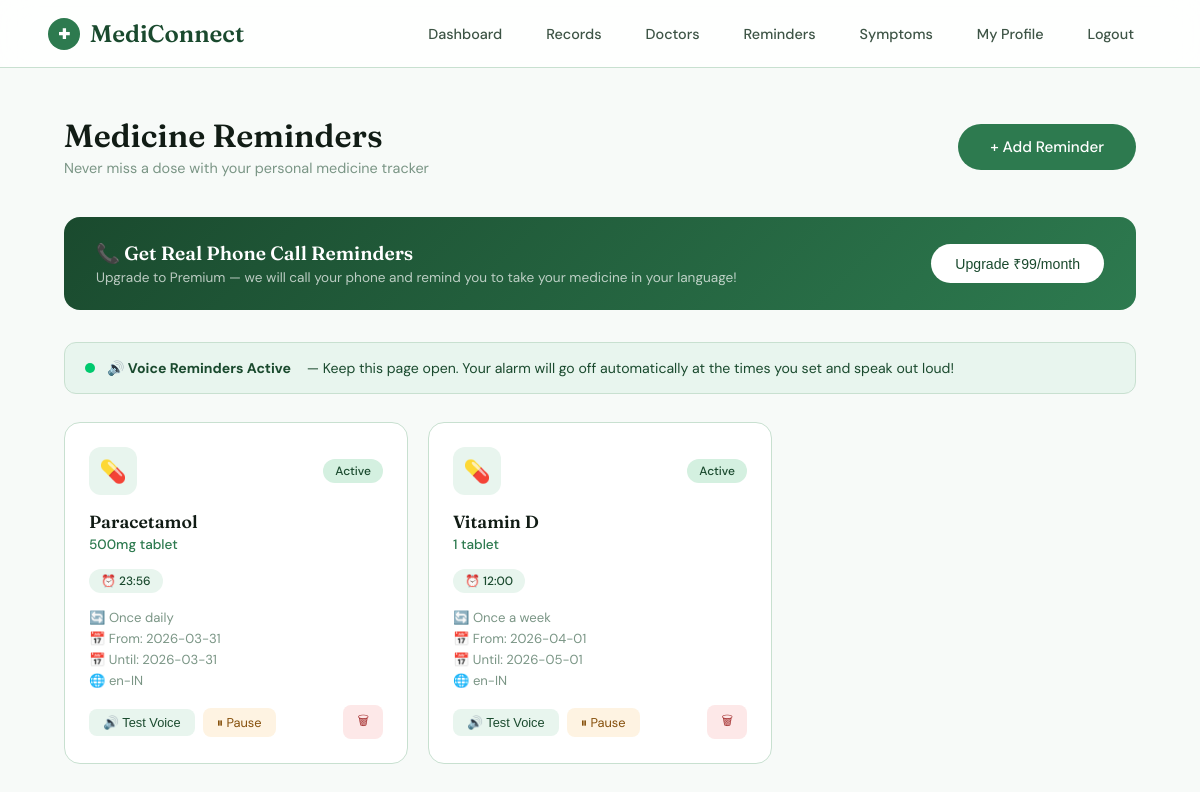
The page /reminders (signed in) on the database its author committed.
### mediconnect/app.py (models this page shows)
class MedicineReminder(db.Model):
    id = db.Column(db.Integer, primary_key=True)
    user_id = db.Column(db.Integer, db.ForeignKey("user.id"), nullable=False)
    medicine_name = db.Column(db.String(200), nullable=False)
    dosage = db.Column(db.String(100), nullable=False)
    frequency = db.Column(db.String(100), nullable=False)
    reminder_times = db.Column(db.String(500), nullable=False)
    language = db.Column(db.String(20), default="te-IN")
    start_date = db.Column(db.String(50), nullable=False)
    end_date = db.Column(db.String(50))
    notes = db.Column(db.Text)
    is_active = db.Column(db.Boolean, default=True)
    created_at = db.Column(db.DateTime, default=datetime.utcnow)

### mediconnect/app.py (the view)
@app.route("/reminders")
def reminders():
    logged_in = "user_id" in session and session.get("role") == "patient"
    all_reminders = []
    if logged_in:
        all_reminders = (MedicineReminder.query
                         .filter_by(user_id=session["user_id"])
                         .order_by(MedicineReminder.created_at.desc())
                         .all())
    return render_template("reminders.html", reminders=all_reminders, logged_in=logged_in)

### mediconnect/templates/reminders.html (shortened to what this page needs)
{% extends "base.html" %}
{% block content %}
<div class="reminders-page">
  <div class="page-header">
    <div>
      <h1>Medicine Reminders</h1>
      <p>Never miss a dose with your personal medicine tracker</p>
    </div>
    {% if logged_in %}
      <a href="/reminders/add" class="btn btn-primary">+ Add Reminder</a>
    {% else %}
      <a href="/login" class="btn btn-outline">Login to view reminders</a>
    {% endif %}
  </div>
  {% if logged_in %}
    <div class="premium-banner">
      <div>
        <h3>📞 Get Real Phone Call Reminders</h3>
        <p>Upgrade to Premium — we will call your phone and remind you to take your medicine in your language!</p>
      </div>
      <button class="btn-premium" onclick="showPremiumPopup()">Upgrade ₹99/month</button>
    </div>
    <div class="voice-status">
      <div class="voice-dot"></div>
      <strong>🔊 Voice Reminders Active</strong> &nbsp;— Keep this page open. Your alarm will go off automatically at the times you set and speak out loud!
    </div>
    {% if reminders %}
      <div class="reminders-grid">
        {% for reminder in reminders %}
          <div class="reminder-card {% if not reminder.is_active %}inactive{% endif %}">
            <div class="reminder-top">
              <div class="medicine-icon">💊</div>
              <span class="active-badge {% if reminder.is_active %}active{% else %}inactive{% endif %}">
                {% if reminder.is_active %}Active{% else %}Paused{% endif %}
              </span>
            </div>
            <div class="medicine-name">{{ reminder.medicine_name }}</div>
            <div class="medicine-dosage">{{ reminder.dosage }}</div>
            <div class="reminder-times">
              {% for t in reminder.reminder_times.split(',') %}
                <span class="time-pill">⏰ {{ t.strip() }}</span>
              {% endfor %}
            </div>
            <div class="reminder-meta">
              <span>🔄 {{ reminder.frequency }}</span>
              <span>📅 From: {{ reminder.start_date }}</span>
              {% if reminder.end_date %}<span>📅 Until: {{ reminder.end_date }}</span>{% endif %}
              <span>🌐 {{ reminder.language }}</span>
            </div>
            <div class="reminder-footer">
              <button class="btn-speak" onclick="speakNow('{{ reminder.medicine_name }}', '{{ reminder.dosage }}', '{{ reminder.language }}')">🔊 Test Voice</button>
              {% if reminder.is_active %}
                <a href="/reminders/toggle/{{ reminder.id }}" class="btn-toggle-on">⏸ Pause</a>
              {% else %}
                <a href="/reminders/toggle/{{ reminder.id }}" class="btn-toggle-off">▶️ Resume</a>
              {% endif %}
              <a href="/reminders/delete/{{ reminder.id }}" class="btn-delete" onclick="return confirm('Delete this reminder?')">🗑</a>
            </div>
          </div>
        {% endfor %}
      </div>
    {% endif %}
  {% endif %}
</div>
{% endblock %}

### rows shown on the page
MedicineReminder: is_active "Active", medicine_name "Paracetamol", dosage "500mg tablet", strip "23:56", frequency "Once daily", start_date "2026-03-31", end_date "2026-03-31", language "en-IN"
MedicineReminder: is_active "Active", medicine_name "Vitamin D", dosage "1 tablet", strip "12:00", frequency "Once a week", start_date "2026-04-01", end_date "2026-05-01", language "en-IN"
